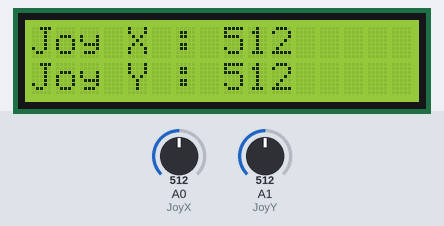
Simulated run of this sketch. Board: Arduino Uno, built with avr-gcc and run on an emulated ATmega328P. Shown: 16×2 character LCD. The inputs (shaded band) are chosen by the test bench; at power-on: A0 (JoyX) = 512, A1 (JoyY) = 512.

Above: at 1.2 s.
1.3 s: A0 (JoyX) set to 716
At 2.5 s:
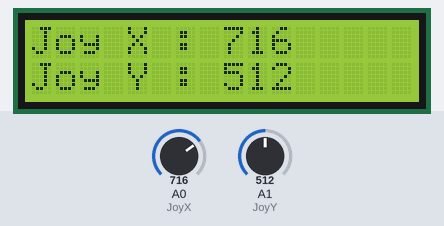
3.1 s: A1 (JoyY) set to 716
At 4.2 s:
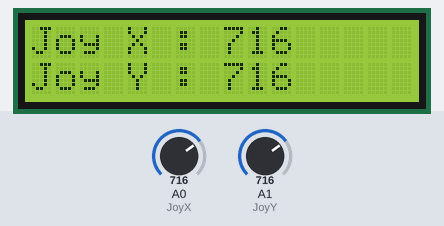
4.7 s: A0 (JoyX) set to 900
At 5.9 s:
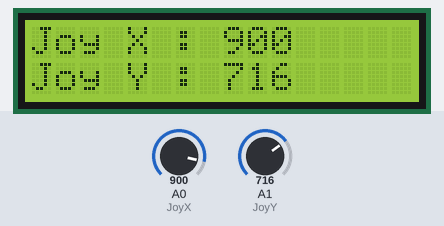
6.3 s: A1 (JoyY) set to 900
At 7.6 s:
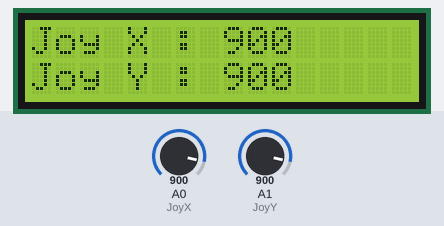
7.9 s: A0 (JoyX) set to 1023
At 9.1 s:
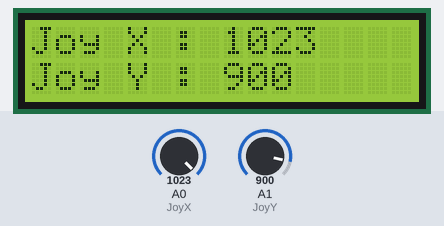
9.4 s: A1 (JoyY) set to 1023
At 10.1 s:
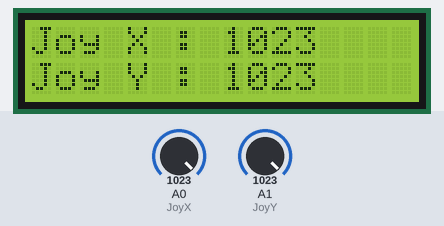
Timing chart, 0 to 12.0 s (numbered marks = the images above; inputs shaded):
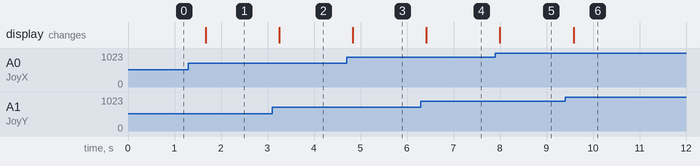

The sketch:

Joystickwithlcd.ino
```cpp
#include <Wire.h>
#include <LiquidCrystal_I2C.h>
int JoyX = 0;
int JoyY = 1;
int value1 = 0;
int value2 = 0;
LiquidCrystal_I2C lcd(0x27,16,2);
void setup()
{
  lcd.init();
  lcd.backlight();
}
void loop()
{
  lcd.clear();
  value1 = analogRead(JoyX);
  value2 = analogRead(JoyY);
  lcd.setCursor(0, 0);
  lcd.print("Joy X : ");
  lcd.setCursor(8, 0);
  lcd.print(value1);
  lcd.setCursor(0, 1);
  lcd.print("Joy Y : ");
  lcd.setCursor(8, 1);
  lcd.print(value2);
  delay(500);
}
```

Measured:
- after the input at 1.3 s, the display: changes after 0.37 s (image 1)
- after the input at 3.1 s, the display: changes after 0.15 s (image 2)
- after the input at 4.7 s, the display: changes after 0.14 s (image 3)
- after the input at 6.3 s, the display: changes after 0.12 s (image 4)
- after the input at 7.9 s, the display: changes after 0.10 s (image 5)
- after the input at 9.4 s, the display: changes after 0.19 s (image 6)
